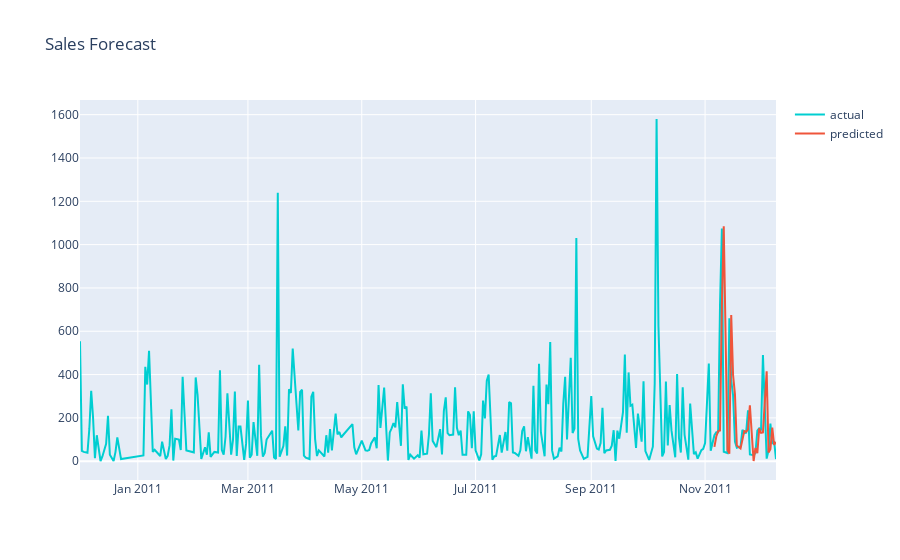

Notebook cell for this chart:
### Code cell
#plot actual and predicted
plot_data = [
    go.Scatter(
        x=df3_sales_pred['Date'],
        y=df3_sales_pred['Quantity'],
        name='actual',
        line_color = 'darkturquoise'
    ),
        go.Scatter(
        x=df3_sales_pred['Date'],
        y=df3_sales_pred['Pred_value'],
        name='predicted'
    )
    
]

plot_layout = go.Layout(
        title='Sales Forecast'
    )
fig = go.Figure(data=plot_data, layout=plot_layout)
pyoff.iplot(fig)

### Figure 1 — Plotly figure (JSON) as saved in the notebook; plotly's stock layout.template omitted (floating-point values rounded to 4 significant figures; data arrays with more than 128 entries replaced by an {"elided": "..."} marker saying what was removed)
{"data": [{"line": {"color": "darkturquoise"}, "name": "actual", "type": "scatter", "x": {"elided": "296 str values"}, "y": {"elided": "296 int values"}}, {"name": "predicted", "type": "scatter", "x": {"elided": "296 str values"}, "y": {"elided": "296 int values"}}], "layout": {"title": {"text": "Sales Forecast"}}}
